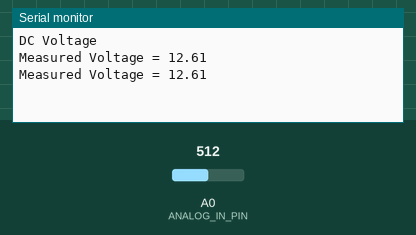
Simulated run of this sketch. Board: Arduino Uno, built with avr-gcc and run on an emulated ATmega328P. Shown: the last lines printed to the serial monitor. The test bench sets the inputs (shaded band); at power-on: A0 (ANALOG_IN_PIN) = 512.

Above: at 4.8 s.
4.9 s: A0 (ANALOG_IN_PIN) set to 716
At 7.5 s:
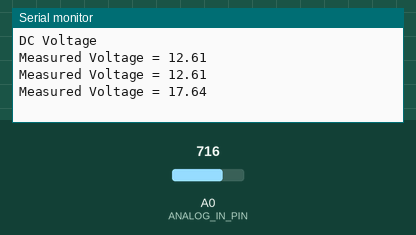
7.9 s: A0 (ANALOG_IN_PIN) set to 900
At 9.0 s:
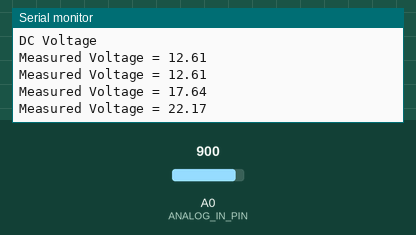
Timing chart, 0 to 10.9 s (numbered marks = the images above; inputs shaded):
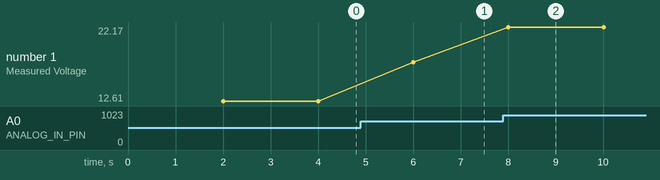

Measured:
- after the input at 4.9 s, the serial monitor: prints a new line after 1.1 s (image 1)
- after the input at 7.9 s, the serial monitor: prints a new line after 0.10 s (image 2)
- plotted number 1: 12.61 → 17.64 after the input at 4.9 s, 17.64 → 22.17 after the input at 7.9 s

The sketch:

Volts.ino
```cpp
// (licence header left out)
// Define pins
#define ANALOG_IN_PIN A0 // Voltage sensor will be connected to A0 pin on Arduino

// Define Variables
float a_voltage = 0.0;
float calc_voltage = 0.0;

// Variables for millis() function, use unsigned Long, the loop() function will execute many times per second.
unsigned long previousMillis = 0;
unsigned long interval = 2000;  // 2000 milliseconds

// Measured ohms from voltage sensor
float R1 = 30130.0;
float R2 = 7520.0;

// calculate resistance factor
float factor = (R2/(R1+R2));

// Measured voltage from 5V pin on Arduino
float ref_voltage = 5.0380;

// variable for reading A0 pin
int adc_value = 0;

void setup() {
   // Setup Serial Monitor
   Serial.begin(9600);
   Serial.println("DC Voltage");
}

void loop() {
  unsigned long currentMillis = millis();
  if (currentMillis - previousMillis > interval)
  {
    previousMillis = currentMillis;

    // Read the Analog Input
    adc_value = analogRead(ANALOG_IN_PIN);

    // Determine voltage at ADC input
    a_voltage  = (adc_value * ref_voltage) / 1024.0;

    // Calculate voltage at divider input
    calc_voltage = a_voltage / factor;

    // Print results to Serial Monitor to 2 decimal places
    Serial.print("Measured Voltage = ");
    Serial.println(calc_voltage, 2);
  }
}
```
